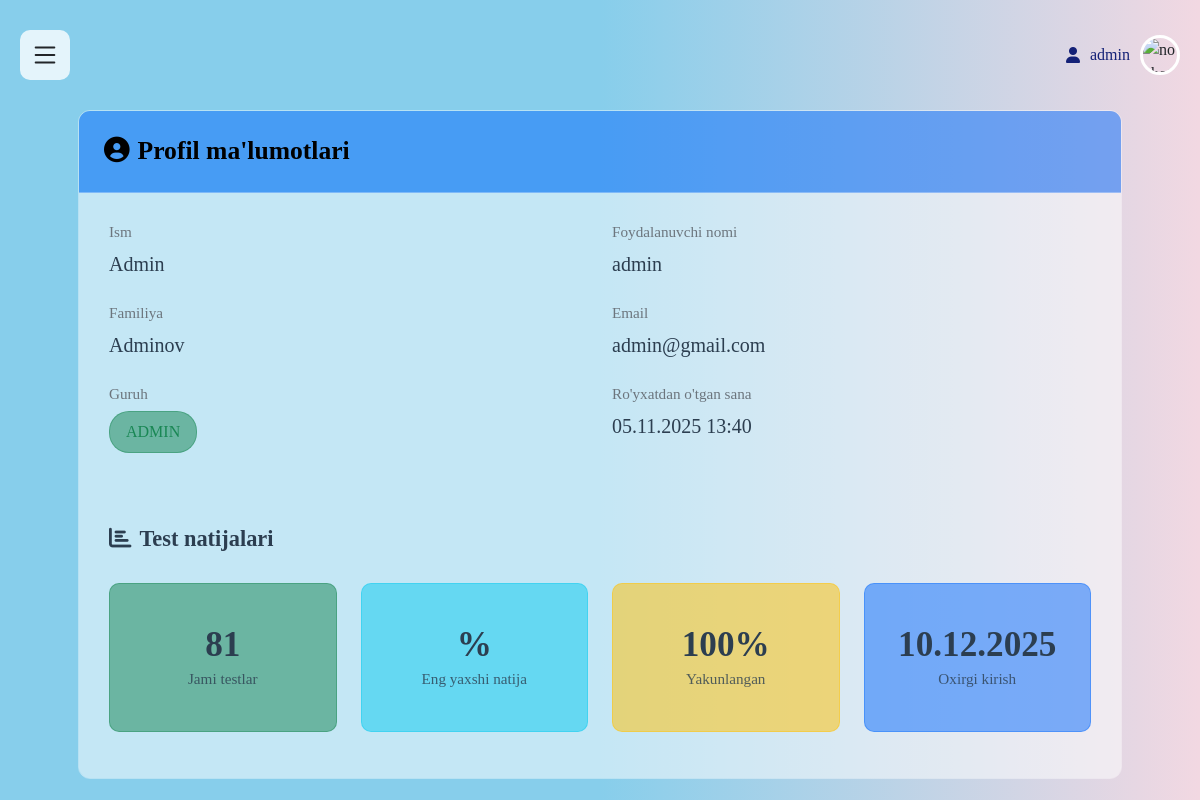
The page /users/profile/ (signed in) on the database its author committed.
### users/models.py (models this page shows, shortened)
class UserProfile(models.Model):
    user = models.OneToOneField(User, on_delete=models.CASCADE, related_name='userprofile')
    first_name = models.CharField(max_length=100, verbose_name='Ism', blank=True)
    last_name = models.CharField(max_length=100, verbose_name='Familiya', blank=True)
    group = models.CharField(max_length=20, verbose_name='Guruh', blank=True, help_text='Masalan: DI-11-24')
    phone = models.CharField(max_length=20, blank=True, verbose_name='Telefon raqam')
    bio = models.TextField(blank=True, verbose_name='Qisqacha ma\'lumot')
    created_at = models.DateTimeField(default=timezone.now)
    class Meta:
        verbose_name = 'Foydalanuvchi profili'
        verbose_name_plural = 'Foydalanuvchi profillari'

### users/views.py (the view)
# urls.py: path('profile/', views.profile, name='profile'),
@login_required
def profile(request):
    try:
        user_profile = request.user.userprofile
    except UserProfile.DoesNotExist:
        user_profile = UserProfile.objects.create(user=request.user)
        messages.info(request, "Sizning profilingiz yaratildi!")
    test_results = TestResult.objects.filter(user=request.user)
    best_percentage = 0
    if test_results:
        best_percentage = max([result.percentage() for result in test_results])
    if request.method == 'POST':
        form = UserProfileForm(request.POST, instance=user_profile)
        if form.is_valid():
            form.save()
            messages.success(request, 'Profil ma\'lumotlari muvaffaqiyatli yangilandi!')
            return redirect('profile')
    else:
        form = UserProfileForm(instance=user_profile)
    return render(request, 'users/profile.html', {
        'user_profile': user_profile,
        'form': form,
        'test_results': test_results,
        'best_percentage': best_percentage
    })

### app1/models.py (called while the page is built)
    def percentage(self):
        if self.total_questions > 0:
            return (self.score / self.total_questions) * 100
        return 0

### templates/users/profile.html (shortened to what this page needs)
{% extends 'base.html' %}
{% block content %}
<div class="profile-card">
    <div class="profile-card-header">
        <h4 class="mb-0">
            <i class="fas fa-user-circle me-2"></i>Profil ma'lumotlari
        </h4>
    </div>
    <div class="profile-card-body">
        <div class="row profile-info-row">
            <div class="col-md-6">
                <div class="profile-info-section">
                    <h6 class="profile-label mb-2">Ism</h6>
                    <p class="profile-value">{{ user_profile.first_name }}</p>
                </div>
                <div class="profile-info-section">
                    <h6 class="profile-label mb-2">Familiya</h6>
                    <p class="profile-value">{{ user_profile.last_name }}</p>
                </div>
                <div class="profile-info-section">
                    <h6 class="profile-label mb-2">Guruh</h6>
                    <p class="profile-value">
                        <span class="profile-group-badge">{{ user_profile.group }}</span>
                    </p>
                </div>
            </div>
            <div class="col-md-6">
                <div class="profile-info-section">
                    <h6 class="profile-label mb-2">Foydalanuvchi nomi</h6>
                    <p class="profile-value">{{ user.username }}</p>
                </div>
                <div class="profile-info-section">
                    <h6 class="profile-label mb-2">Email</h6>
                    <p class="profile-value">{{ user.email|default:"Kiritilmagan" }}</p>
                </div>
                <div class="profile-info-section">
                    <h6 class="profile-label mb-2">Ro'yxatdan o'tgan sana</h6>
                    <p class="profile-value">{{ user.date_joined|date:"d.m.Y H:i" }}</p>
                </div>
            </div>
        </div>
        <div class="mt-5">
            <h5 class="profile-results-title">
                <i class="fas fa-chart-bar me-2"></i>Test natijalari
            </h5>
            {% with test_results=user.testresult_set.all %}
                {% if test_results %}
                    <div class="row profile-stats-row">
                        <div class="col-md-3 mb-3">
                            <div class="profile-stat-card profile-stat-success text-white text-center">
                                <div class="profile-stat-content">
                                    <h4 class="mb-0">{{ test_results.count }}</h4>
                                    <small>Jami testlar</small>
                                </div>
                            </div>
                        </div>
                        <div class="col-md-3 mb-3">
                            <div class="profile-stat-card profile-stat-info text-white text-center">
                                <div class="profile-stat-content">
                                    <h4 class="mb-0">
                                        {% with best_result=test_results|dictsort:"percentage"|last %}
                                            {{ best_result.percentage|floatformat:1 }}%
                                        {% endwith %}
                                    </h4>
                                    <small>Eng yaxshi natija</small>
                                </div>
                            </div>
                        </div>
                        <div class="col-md-3 mb-3">
                            <div class="profile-stat-card profile-stat-warning text-white text-center">
                                <div class="profile-stat-content">
                                    <h4 class="mb-0">
                                        100%
                                    </h4>
                                    <small>Yakunlangan</small>
                                </div>
                            </div>
                        </div>
                        <div class="col-md-3 mb-3">
                            <div class="profile-stat-card profile-stat-primary text-white text-center">
                                <div class="profile-stat-content">
                                    <h4 class="mb-0">
                                        {% if user.last_login %}
                                            {{ user.last_login|date:"d.m.Y" }}
                                        {% else %}
                                            -
                                        {% endif %}
                                    </h4>
                                    <small>Oxirgi kirish</small>
                                </div>
                            </div>
                        </div>
                    </div>
                {% else %}
                    <div class="profile-alert">
                        <i class="fas fa-info-circle profile-alert-icon"></i>
                        Hozircha test natijalari mavjud emas
                    </div>
                {% endif %}
            {% endwith %}
        </div>
    </div>
</div>
{% endblock %}

### templates/base.html (shortened to what this page needs)
<!DOCTYPE html>
<html lang="uz">
  <head>
    <link
      href="https://cdn.jsdelivr.net/npm/bootstrap@5.1.3/dist/css/bootstrap.min.css"
      rel="stylesheet"
    />
    <link
      href="https://cdnjs.cloudflare.com/ajax/libs/font-awesome/6.0.0/css/all.min.css"
      rel="stylesheet"
    />
  </head>
  <body>
    <section class="contaner_box">
      <section class="hed_main" id="hedMain">
        <header id="heaDer">
          <section class="section_header">
            <div class="logo">
              <svg
                xmlns="http://www.w3.org/2000/svg"
                width="16"
                height="16"
                fill="currentColor"
                viewBox="0 0 16 16"
                id="menu"
              >
                <path
                  fill-rule="evenodd"
                  d="M2.5 12a.5.5 0 0 1 .5-.5h10a.5.5 0 0 1 0 1H3a.5.5 0 0 1-.5-.5m0-4a.5.5 0 0 1 .5-.5h10a.5.5 0 0 1 0 1H3a.5.5 0 0 1-.5-.5m0-4a.5.5 0 0 1 .5-.5h10a.5.5 0 0 1 0 1H3a.5.5 0 0 1-.5-.5"
                />
              </svg>
            </div>
            <div class="profil_img" id="contanerList">
              <span><i class="fas fa-user"></i> {{ user.username }} </span>
              <img
                src="https://img.freepik.com/free-vector/smiling-young-man-illustration_1308-174669.jpg?semt=ais_hybrid&w=740&q=80"
                alt="no photo"
                id="loginBtn"
              />
            </div>
          </section>
        </header>
        <main>
          {% block content %}{% endblock %}
        </main>
      </section>
    </section>
  </body>
</html>

### templates/base.html (style rules this page uses)
* { padding: 0; margin: 0; font-family: "Times New Roman", Times, serif; box-sizing: border-box; }
body { min-height: 100vh; overflow-x: hidden; }
h4 { font-size: 32px; font-weight: bold; }
h6 { font-weight: bold; }
.contaner_box { display: flex; min-height: 100vh; width: 100%; position: relative; background: linear-gradient(to right, #87ceeb, #87ceeb, #f2d8e2); }
.hed_main { flex: 1; padding: 20px; transition: margin-left 0.5s ease; width: 100%; min-height: 100vh; }
header { width: 100%; height: auto; margin-bottom: 20px; }
.section_header { display: flex; justify-content: space-between; align-items: center; width: 100%; height: auto; padding: 10px 0; }
.logo { display: flex; align-items: center; }
.logo svg { width: 50px; height: 50px; cursor: pointer; backdrop-filter: blur(100px); background-color: rgba(255, 255, 255, 0.782); border-radius: 10px; padding: 10px; transition: all 0.5s ease; }
.profil_img { display: flex; align-items: center; gap: 10px; position: relative; z-index: 100; }
.profil_img img { width: 40px; height: 40px; border-radius: 50%; border: 3px solid white; transition: 0.3s ease; cursor: pointer; object-fit: cover; }
.profil_img span { display: flex; gap: 10px; align-items: center; text-decoration: none; border-radius: 10px; transition: 0.3s ease; color: rgb(20, 33, 119); font-size: 16px; font-weight: 500; }

### templates/users/profile.html (style rules this page uses)
@media (min-width: 769px) and (max-width: 1200px) { .profile-card { max-width: 90%; margin: 0 auto; } }
.profile-card { border: 1px solid rgba(255, 255, 255, 0.4); border-radius: 12px; overflow: hidden; box-shadow: none !important; width: 100%; }
.profile-card-header { background-color: rgba(13, 110, 253, 0.515) !important; border-bottom: 1px solid rgba(255, 255, 255, 0.3); padding: 25px; }
.profile-card-header h4 { color: black !important; font-size: 1.6rem; font-weight: 600; margin: 0; }
.profile-card-body { background-color: rgba(255, 255, 255, 0.515); padding: 30px; }
.profile-info-row { margin-bottom: 30px; }
.profile-info-section { margin-bottom: 25px; }
.profile-label { color: #6c757d !important; font-size: 0.95rem; margin-bottom: 8px; font-weight: 500; }
.profile-value { color: #2c3e50; font-size: 1.25rem; font-weight: 500; margin: 0; }
.profile-group-badge { background-color: rgba(25, 135, 84, 0.515) !important; color: #198754 !important; border: 1px solid rgba(25, 135, 84, 0.4); padding: 8px 16px; font-size: 1rem; border-radius: 20px; font-weight: 500; display: inline-block; }
.profile-results-title { color: #2c3e50; font-size: 1.4rem; font-weight: 600; margin-bottom: 20px; }
.profile-stats-row { margin-top: 30px; }
.profile-stat-card { background-color: rgba(255, 255, 255, 0.515); border: 1px solid rgba(255, 255, 255, 0.4); border-radius: 10px; transition: transform 0.3s ease; padding: 20px; height: 100%; }
.profile-stat-success { background-color: rgba(25, 135, 84, 0.515) !important; border: 1px solid rgba(25, 135, 84, 0.4); }
.profile-stat-info { background-color: rgba(13, 202, 240, 0.515) !important; border: 1px solid rgba(13, 202, 240, 0.4); }
.profile-stat-warning { background-color: rgba(255, 193, 7, 0.515) !important; border: 1px solid rgba(255, 193, 7, 0.4); }
.profile-stat-primary { background-color: rgba(13, 110, 253, 0.515) !important; border: 1px solid rgba(13, 110, 253, 0.4); }
.profile-stat-content { padding: 20px 0; }
.profile-stat-content h4 { font-size: 2.2rem; font-weight: 700; color: #2c3e50; margin-bottom: 5px; }
.profile-stat-content small { color: rgba(44, 62, 80, 0.8); font-size: 0.95rem; }
.profile-card { animation: profileFadeIn 0.5s ease-out; }

### rows shown on the page
UserProfile: first_name "Admin", last_name "Adminov", group "ADMIN"

### other values the page prints
{{ user.username }} "admin"
{{ user.email|default:"Kiritilmagan" }} "admin@gmail.com"
{{ user.date_joined|date:"d.m.Y H:i" }} "05.11.2025 13:40"
{{ test_results.count }} "81"
{{ user.last_login|date:"d.m.Y" }} "10.12.2025"
